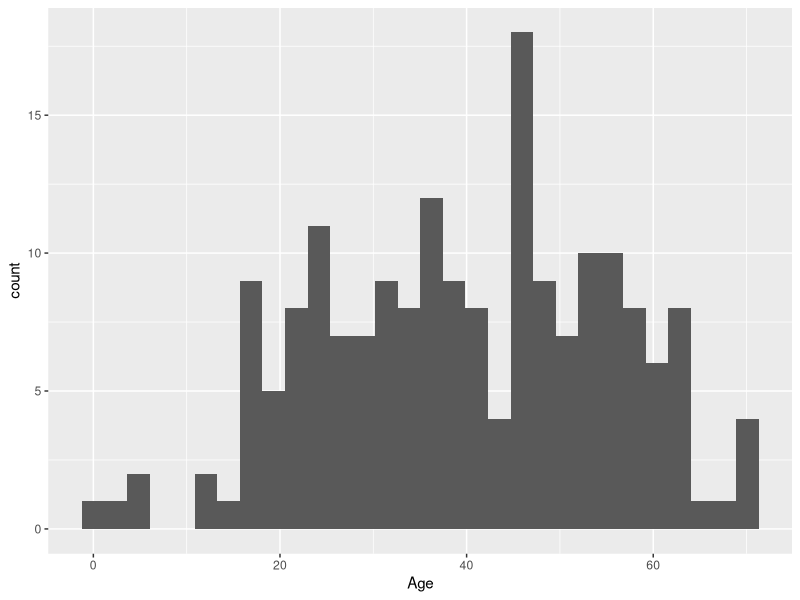
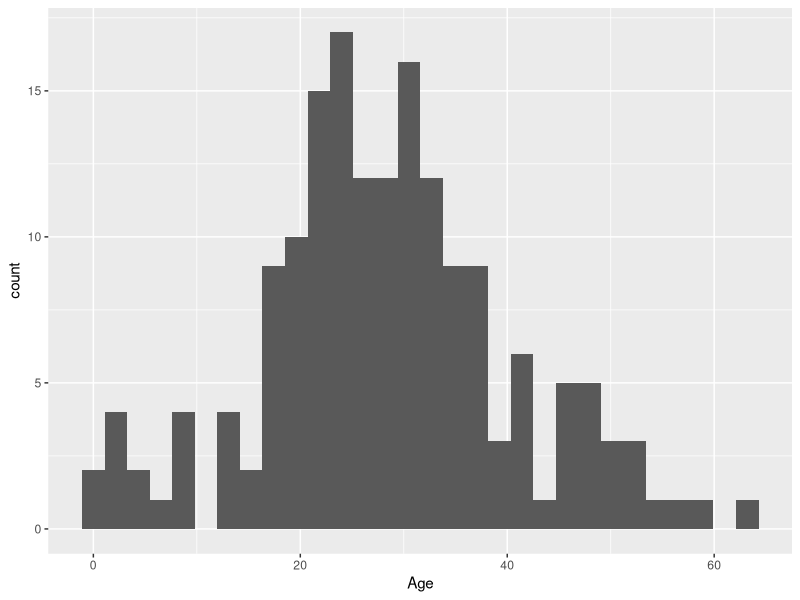
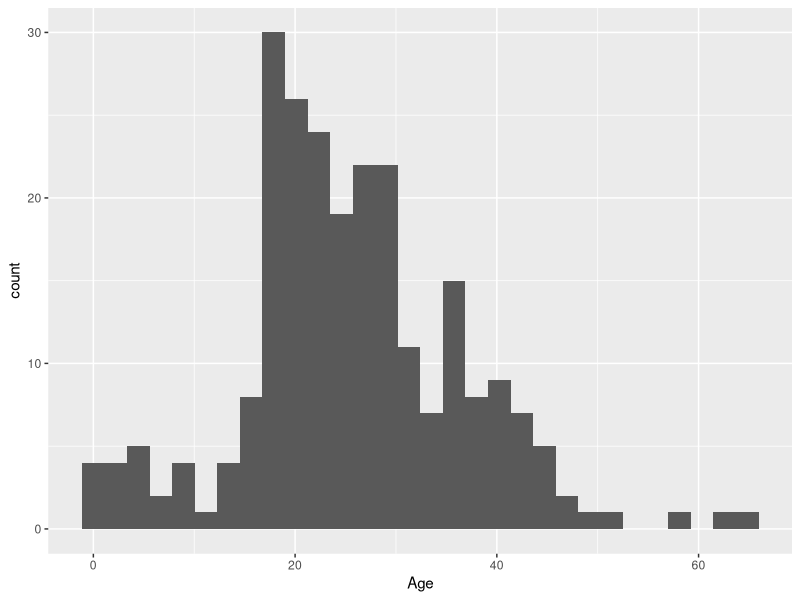
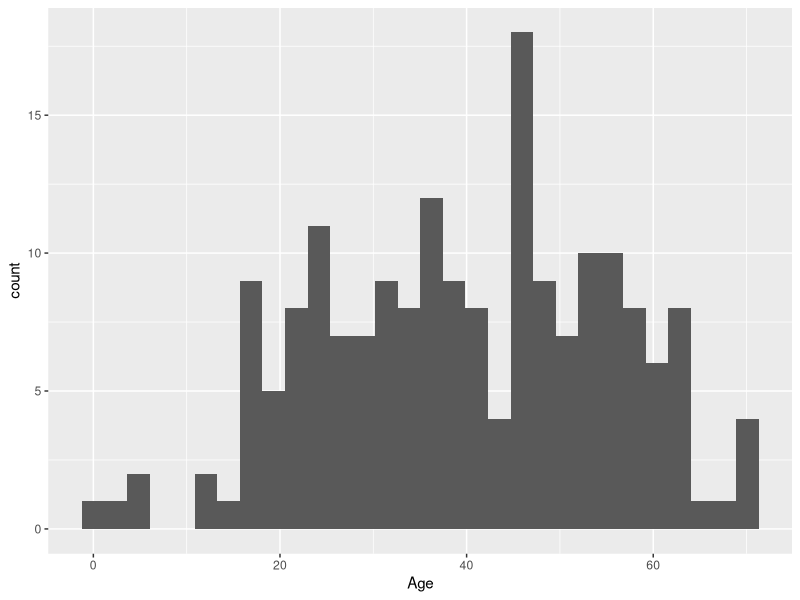
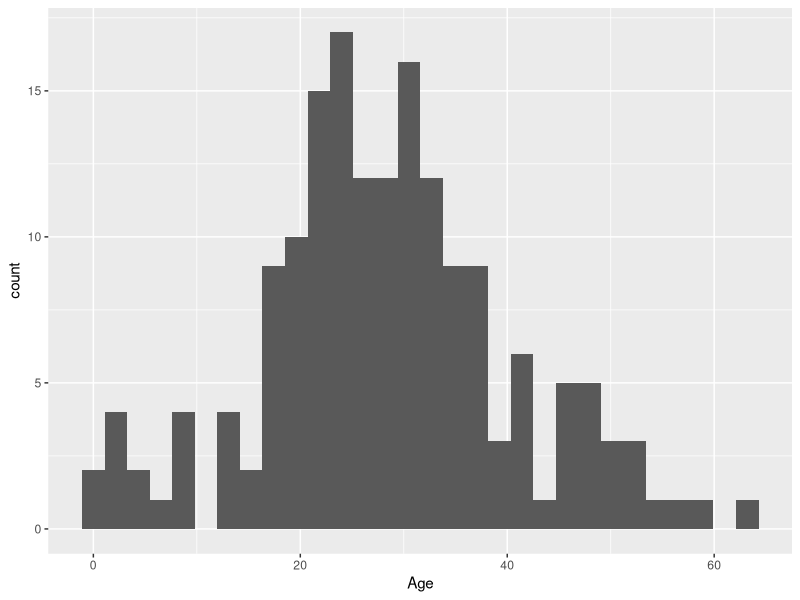
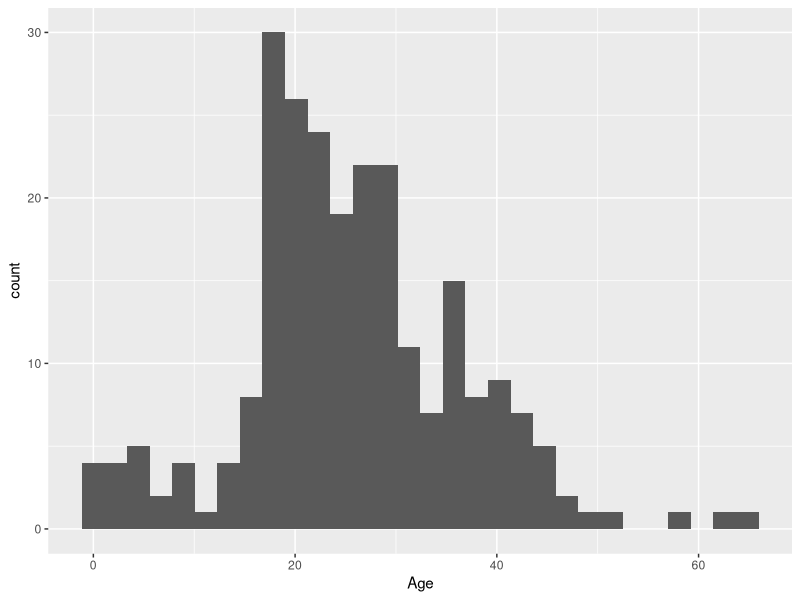

Reproduce these figures in R, in order.
## ---- chunk 1
knitr::opts_chunk$set(echo = TRUE)
## ---- chunk 2
#set the working directory
setwd("C:/Users/Nathan/Desktop/DS110")
dir()

#read the titanic train and test datasets
TTrain=read.table("TitanicTrain.txt", sep="\t", header=T)
TTest=read.table("TitanicTest.txt", sep="\t", header=T)

head(TTrain)

summary(TTrain)

#Let's convert PClass and Sex into factor variables
TTrain$Sex=as.factor(TTrain$Sex)
TTrain$PClass=as.factor(TTrain$PClass)
TTrain$Survived=as.factor(TTrain$Survived)

summary(TTrain)

#We are ready to apply the logistic regression model
#WE will be using the function glm(), the same way we used lm() function to create multiple linear regression model with an extra item to denote the distribution family of the response variable(family=binomial)

LRSurvived=glm(Survived~PClass+Age+Sex,data=TTrain, family = binomial)
summary(LRSurvived)

Ex1=predict(LRSurvived, newdata=data.frame(PClass="2nd", Age=40, Sex= "male"),type="response")
Ex1

Ex2=predict(LRSurvived, newdata=data.frame(PClass="1st", Age=25, Sex= "female"),type="response")
Ex2

#Now we are using the TTest test dataset to check the prediction and then later on to check the prediction accuracy
#First convert factor variables in the test dataset
TTest$Sex=as.factor(TTest$Sex)
TTest$PClass=as.factor(TTest$PClass)
TTest$Survived=as.factor(TTest$Survived)

#Now we are ready to predict
LRSurvivalPrediction=predict(LRSurvived, newdata=data.frame(TTest[, 3:5]), type="response")
LRSurvivalPredictionRounded=round(LRSurvivalPrediction)
table(LRSurvivalPrediction)

#Lets first create the confision matrix of the actual vs predicted survival. note that we are going ot have the actual values in the left hand side (rows) and predicted on the top (columns). confmat refers to confusion matrix
print("==========Confusion Matrix=========")
ConfMat=table(Actual=TTest$Survived, Predicted=LRSurvivalPredictionRounded)
ConfMat[1,1]
ConfMat[1,2]
ConfMat[2,1]
ConfMat[2,2]

ConfMat[1,1]+ConfMat[1,2]+ConfMat[2,1]+ConfMat[2,2]
nrow(TTest)

Accuracy=(ConfMat[1,1]+ConfMat[2,2])*100/nrow(TTest)
print(paste("Prediction Accuracy = ", Accuracy))

print("=========FORMATTED OUTPUTS=========")

Accuracy=(ConfMat[1,1]+ConfMat[2,2])*100/nrow(TTest)
print(paste("Prediction Accuracy = ", round(Accuracy), 0, "%"))
      
Sensitivty=ConfMat[2,2]*100/(ConfMat[2,1]+ConfMat[2,2])
print(paste("Sensitivity = ", round(Sensitivty, 0), "%"))

Specificity=ConfMat[2,2]*100/(ConfMat[2,1]+ConfMat[2,2])
print(paste("Specificity = ", round(Sensitivty, 0), "%"))

FPR=100-Specificity
print(paste("False Positive Rate = ", round(FPR, 0), "%"))
            
###ROC CURVE###

#We are going to create the ROC curve for the logistedRegression model of the Titanic data
#ROC curve will tell you the comparison between the TPR (y-axis) and FRP (x-axis)
#To create the ROC curve we need to install the package "pROC" 
#Now let's load the package
require(pROC)

#Lets create hte ROC curve for the logistic regression predictions. Note that the roc() function takes numeric values. IF your classification model outputs other types of values other than numerics, please convert them into numeric. You will see this in k-Nearest Neighbor classification.

ROC.LR=roc(TTest$Survived, LRSurvivalPredictionRounded)
ROC.LR

## ---- chunk 3

#Lets create some loops, if-else conditions, and functions in R.

#For Loops--------
#The syntax goes as for (i in start:end){your code to repeat}
#Lets create a loop to print 1-10
for(i in 1:10){
 print(i)
}

start=5
end=50
for(i in start:end){
  print(i)
}


#print numbers from 1 to 10 and at the end give the sum
sum=0
for(i in 1:9){
  print(i)
  sum=sum+i
}
print(paste("The Sum of 1 to 10 is ", sum))

#While Loops----------

#Let's write a while loop. this is useful when you don't know how many iterations / start and end points as needed in a for loop. while loops will run as long as a condition is satisfied

#lets print 1 to 10 as long as a <= 10
a=1
while(a<=10){
  print(a)
  a=a+1

}

## ---- chunk 4
#Functions---------
#Now lets use a function to print the numbers 1 to 10.
numPrint=function(a,b){
  for(i in a:b){
    print(i)
  }
}


numPrint(1,5)

 

#Let's modify our function slightly...

numPrint=function(a,b){

  sum=0

  for(i in a:b){

    print(i)

    sum=sum+i

  }

  print(paste("The sum of numbers between ", a, " and ", b, "is ",sum))

}

numPrint(15,151)

 

## ---- chunk 5
#We are going to wrtie a simple if condition
 
#a) check if given number is zero
x=7
if(x==0){
  print("ZERO")
}
 
#Now lets add what to do for else case
x=7
 
if(x==0){
  print("ZERO")
}else{
  print("NOT A ZERO")
} 

 

 
#Now lets check whether a given number is a zero, negative, or positive
x=-7
if(x==0){
  print("ZERO")
}else
  if(x>0){
    print("POSITIVE")
  }else
  if(x<0){
    print("NEGATIVE")
  }

is.numeric(x) 

#Recursive functions: these functions call themsevles within the function.

 

#For an example, lets create a function to compute the factorial of a number.

#factorial of 3=3x2x1

 

#How we write this is if the function name is calFact()

#To compute factorial of 5, 5*calfact(4) and calfact(3) until it gets to 0 where it will return 0
calFact=function(a){
  if(is.numeric(a)==FALSE){
    print("enter a integer")
  }else
  if(a<0){
    print("enter a non negative number")
  }else{
    if(a==0){
      return(1)
    }else{a*calFact(a-1)}
  }
}
calFact(5)
calFact(a)

## ---- chunk 6
setwd("C:/Users/Nathan/Desktop/DS110")

#read the titanic train and test datasets
TTrain=read.table("TitanicTrain.txt", sep="\t", header=T)
TTest=read.table("TitanicTest.txt", sep="\t", header=T)

TTrain$Sex=as.factor(TTrain$Sex)
TTrain$PClass=as.factor(TTrain$PClass)
TTrain$Survived=as.factor(TTrain$Survived)

summary(TTrain)

require(ggplot2)

#function levels will get you different levels in a factor variable
lvls=levels(TTrain$PClass)
#This vies the length of the array of levels in the PClass
n=length(lvls)
n

for(i in 1:n){
  #subset the dataset for each PClass
  sub=subset(TTrain, PClass==lvls[i])
  subname=paste("TTrain-", lvls[i], "Class.txt")
  write.table(sub, subname, sep="\t", row.names=FALSE)
  
  #create the plots for each PClass
  ggplot(sub, aes(x=Age))+geom_histogram()
  svname=paste("AgeHistogram", lvls[i], "Class.png")
  ggsave(svname)
}  
  
slvsl=levels(TTrain$Survived)
for(i in 1:n){
  #subset the dataset for each PClass
  sub=subset(TTrain, PClass==lvls[i])
  subname=paste("TTrain-", lvls[i], "Class.txt")
  write.table(sub, subname, sep="\t", row.names=FALSE)
  
  #create the plots for each PClass
  ggplot(sub, aes(x=Age))+geom_histogram()
  svname=paste("AgeHistogram", lvls[i], "Class.png")
  ggsave(svname)
}




